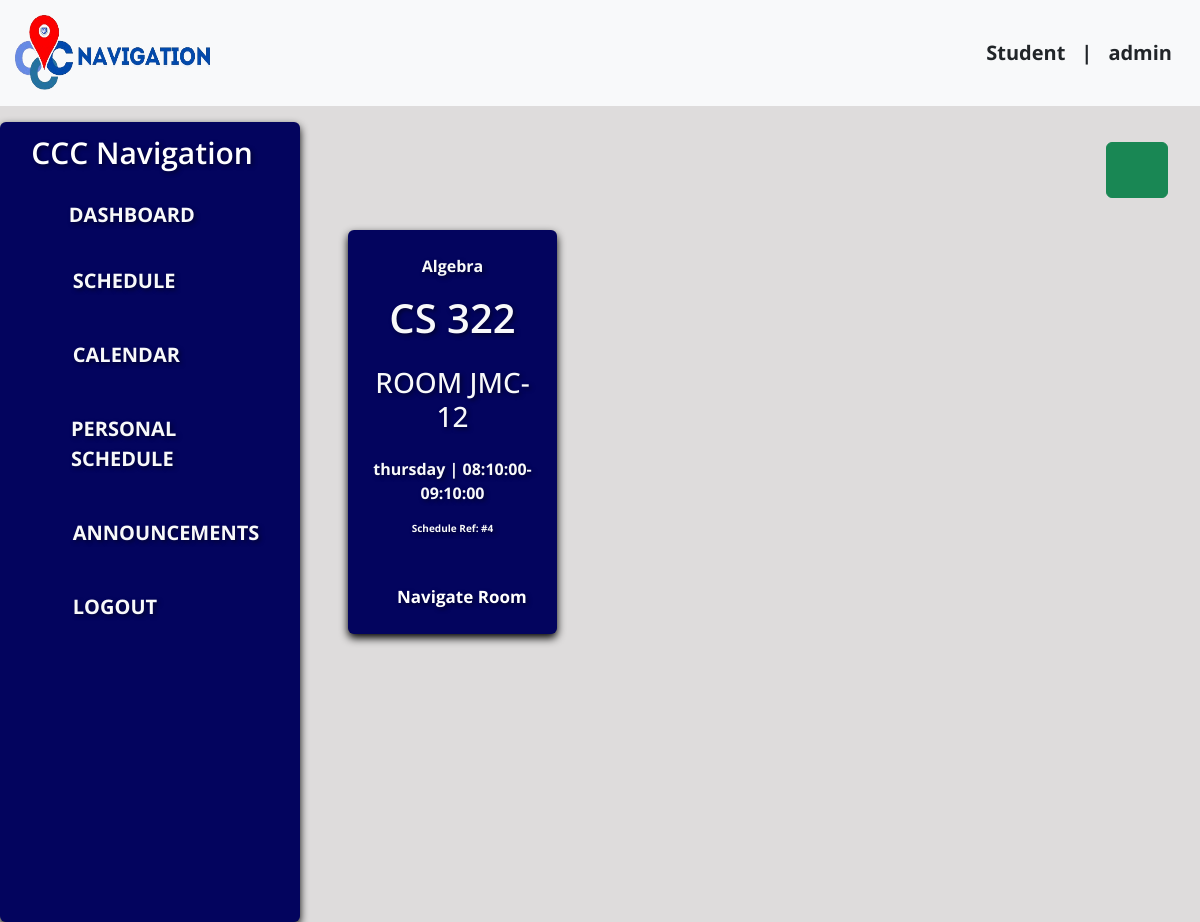
The app's page /schedule.php?day=Thursday (signed in), older data.
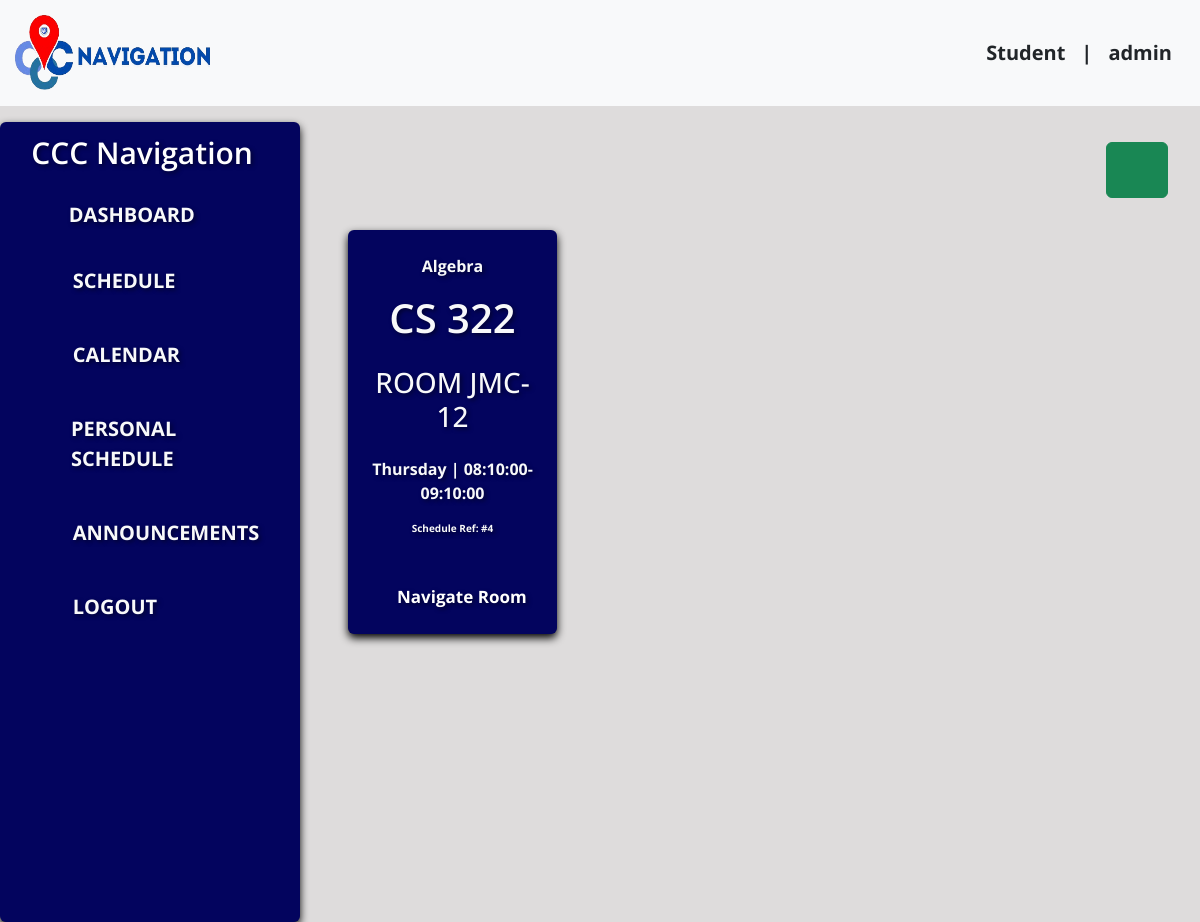
The same page, newer data.
### tables this page shows
CREATE TABLE `schedule` (
  `schedule_id` int(11) NOT NULL AUTO_INCREMENT,
  `user_id` int(11) DEFAULT NULL,
  `subject_name` varchar(255) DEFAULT NULL,
  `subject_code` varchar(20) DEFAULT NULL,
  `building` varchar(100) DEFAULT NULL,
  `room_number` int(11) DEFAULT NULL,
  `class_start` time DEFAULT NULL,
  `class_end` time DEFAULT NULL,
  `day` varchar(20) DEFAULT NULL,
  PRIMARY KEY (`schedule_id`),
  KEY `user_id` (`user_id`),
  CONSTRAINT `schedule_ibfk_1` FOREIGN KEY (`user_id`) REFERENCES `users` (`user_id`)
);

### schedule.php (the view, shortened to what the changed rows need)
<?php
$section = $_SESSION['section'];
include_once 'dbcon.php';
if (isset($_GET['day']) && $_GET['day'] != 'ALL') {
  $selected_day = $_GET['day'];
  $sql = "SELECT * FROM schedule WHERE day = '$selected_day'";
} else {
  $sql = "SELECT * FROM schedule WHERE section = '$section'";
}
$result = mysqli_query($conn, $sql);
?>
<!DOCTYPE html>
<html lang="en">
<head>
  <link href="bootstrap-5.3.3-dist/css/bootstrap.min.css" rel="stylesheet" />
</head>
<body style="background: #dedcdc">
  <div class="container-fluid mt-3">
    <div class="row">
      <div class="col-lg-9 main-content">
        <div class="container-fluid">
          <div class="row m-2 text-light fw-bold scrollable-dashboard">
            <?php
            while ($row = mysqli_fetch_assoc($result)) {
            ?>
              <div class="col-md-3 m-3 sidebar p-4 d-flex align-items-center justify-content-center rounded">
                <div class="align-items-center">
                  <p style="text-align: center;"><?php echo $row['subject_name']; ?></p>
                  <h1 style="text-align: center; font-weight: 600"><?php echo $row['subject_code']; ?></h1>
                  <h3 class="mt-4" style="text-align: center">ROOM <?php echo $row['building']; ?>-<?php echo $row['room_number']; ?></h3>
                  <p style="text-align: center;" class="mt-4"><?php echo $row['day']; ?> | <?php echo $row['class_start']; ?>-<?php echo $row['class_end']; ?></p>
                  <p style="text-align: center; font-size: 10px" class="mb-5">Schedule Ref: #<?php echo $row['schedule_id']; ?></p>
                  <a class="locate-link" type="button" data-bs-toggle="modal" data-bs-target="#<?php echo $row['building']; ?>" data-room-number="<?php echo $row['room_number']; ?>" data-room-building="<?php echo $row['building']; ?>" style="text-decoration: none; color: white; font-size: 17px; text-align: center; margin-left: 25px;">Navigate Room</a>
                </div>
              </div>
            <?php
            }
            ?>
          </div>
        </div>
      </div>
    </div>
  </div>
</body>
</html>

Row changes from the older to the newer data that the page shows:
changed schedule "CS 322": day "thursday" → "Thursday"
